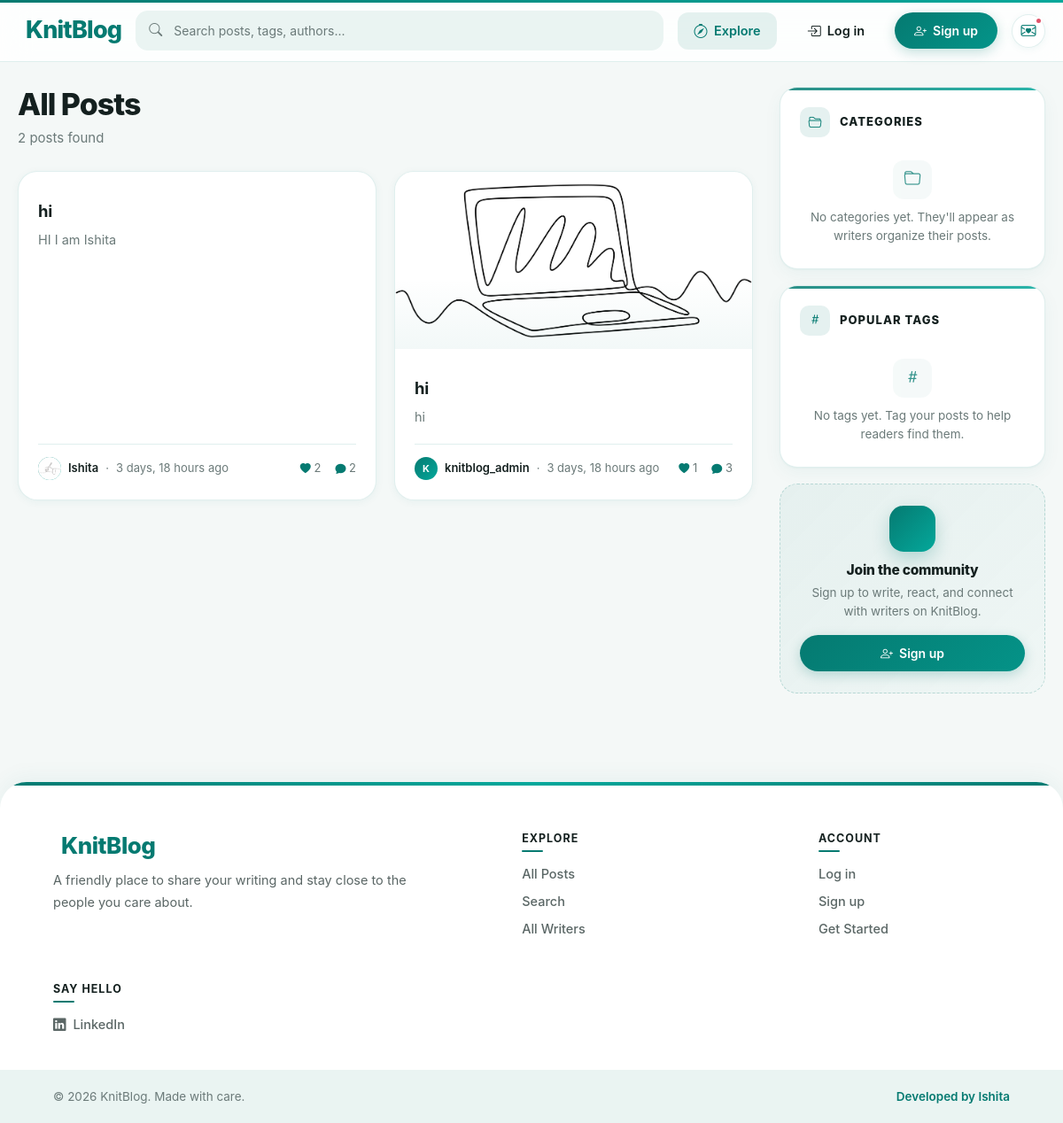
The app's page /posts/, older data.
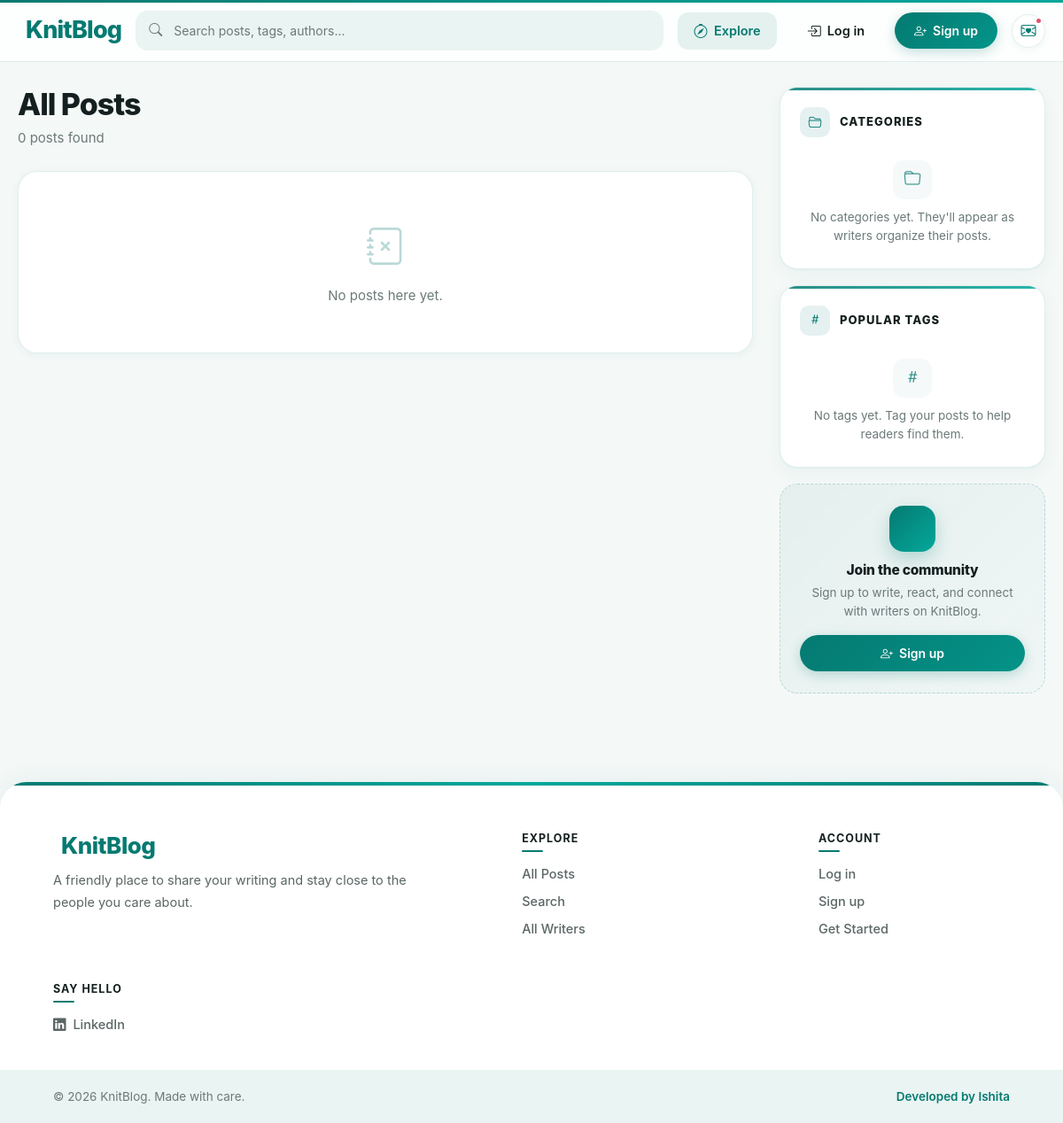
The same page, newer data.
### blog/models.py (models this page shows, shortened)
class Post(models.Model):
    STATUS_CHOICES = (
        ('draft', 'Draft'),
        ('published', 'Published'),
    )
    author = models.ForeignKey(User, on_delete=models.CASCADE, related_name='posts')
    title = models.CharField(max_length=200)
    slug = models.SlugField(max_length=220, unique=True, blank=True)
    excerpt = models.CharField(max_length=300, blank=True)
    content = models.TextField(help_text="Rich text / HTML")
    featured_image = models.ImageField(upload_to='posts/', blank=True, null=True)
    category = models.ForeignKey(
        Category, on_delete=models.SET_NULL, null=True, blank=True, related_name='posts'
    )
    tags = models.ManyToManyField(Tag, blank=True, related_name='posts')
    status = models.CharField(max_length=10, choices=STATUS_CHOICES, default='published')
    original_post = models.ForeignKey(
        'self', null=True, blank=True, on_delete=models.SET_NULL, related_name='shares'
    )
    views = models.PositiveIntegerField(default=0)
    created_at = models.DateTimeField(auto_now_add=True)
    updated_at = models.DateTimeField(auto_now=True)
    published_at = models.DateTimeField(null=True, blank=True)
    class Meta:
        ordering = ['-created_at']
    def get_absolute_url(self):
        return reverse('post-detail', kwargs={'slug': self.slug})

class Profile(models.Model):
    user = models.OneToOneField(User, on_delete=models.CASCADE)
    name = models.CharField(max_length=100, blank=True)
    bio = models.TextField(max_length=300, blank=True)
    avatar = models.ImageField(upload_to='avatars/', blank=True, null=True)
    website = models.URLField(blank=True)
    location = models.CharField(max_length=100, blank=True)
    created_at = models.DateTimeField(auto_now_add=True)
    @property
    def display_name(self):
        return self.name or self.user.username
    @property
    def initial(self):
        return self.display_name[:1].upper()

### blog/views.py (the view)
# urls.py: path("posts/", views.post_list, name="post-list"),
def post_list(request):
    qs = _published_posts()
    page_obj = _paginate(request, qs)
    categories = Category.objects.all()
    popular_tags = Tag.objects.all()[:20]
    context = {
        'page_obj': page_obj,
        'page_title': 'All Posts',
        'categories': categories,
        'popular_tags': popular_tags,
    }
    return render(request, 'post_list.html', context)

### blog/context_processors.py (called while the page is built)
def notifications(request):
    user = getattr(request, "user", None)
    if user is not None and user.is_authenticated:
        return {
            "pending_requests_count": FriendRequest.objects.filter(
                receiver=user, status="pending"
            ).count()
        }
    return {}

def maker_note(request):
    if not MAKER_NOTES:
        return {}
    user = getattr(request, "user", None)
    user_key = user.id if (user is not None and user.is_authenticated) else "anon"
    seed = f"{user_key}-{date.today().isoformat()}"
    idx = int(hashlib.md5(seed.encode()).hexdigest(), 16) % len(MAKER_NOTES)
    return {"maker_note": MAKER_NOTES[idx]}

### blog/views.py (called while the page is built)
def _paginate(request, queryset, per_page=6):
    paginator = Paginator(queryset, per_page)
    return paginator.get_page(request.GET.get('page'))

def _published_posts():
    return (
        Post.objects
        .filter(status='published', original_post__isnull=True)
        .select_related('author', 'author__profile', 'category')
        .prefetch_related('tags', 'likes', 'comments')
    )

### templates/post_list.html (shortened to what this page needs)
{% extends 'base.html' %}
{% load humanize %}
{% block body %}
<div class="knit-blog-layout">
  <div>
    <h1 class="knit-page-title">{{ page_title }}</h1>
    <p class="knit-page-sub">{{ page_obj.paginator.count }} post{{ page_obj.paginator.count|pluralize }} found</p>
    {% if page_obj.object_list %}
      <div class="knit-post-grid">
        {% for post in page_obj %}
          {% include '_post_card.html' with post=post %}
        {% endfor %}
      </div>
    {% else %}
      <div class="knit-card knit-empty">
        <i class="bi bi-journal-x"></i>
        <p>No posts here yet.</p>
      </div>
    {% endif %}
  </div>
  <aside>
    <div class="knit-sidebar-stack">
      <div class="knit-sidebar-card">
        <div class="knit-sidebar-head">
          <span class="knit-sidebar-head-icon"><i class="bi bi-folder2-open"></i></span>
          <h4 class="knit-sidebar-head-title">Categories</h4>
        </div>
        {% if categories %}
          <div class="knit-cat-list">
            {% for c in categories %}
              <a href="{{ c.get_absolute_url }}" class="knit-cat-item">
                <span class="label">
                  <i class="bi bi-bookmark-fill"></i>
                  <span>{{ c.name }}</span>
                </span>
                <i class="bi bi-chevron-right arrow"></i>
              </a>
            {% endfor %}
          </div>
        {% else %}
          <div class="knit-sidebar-empty">
            <div class="icon"><i class="bi bi-folder"></i></div>
            <p>No categories yet. They'll appear as writers organize their posts.</p>
          </div>
        {% endif %}
      </div>
      <div class="knit-sidebar-card">
        <div class="knit-sidebar-head">
          <span class="knit-sidebar-head-icon"><i class="bi bi-hash"></i></span>
          <h4 class="knit-sidebar-head-title">Popular tags</h4>
        </div>
        {% if popular_tags %}
          <div class="knit-tag-cloud">
            {% for t in popular_tags %}
              <a href="{{ t.get_absolute_url }}" class="knit-tag-pill">
                <span class="hash">#</span>{{ t.name }}
                {% if t.post_count %}<span class="count">{{ t.post_count }}</span>{% endif %}
              </a>
            {% endfor %}
          </div>
        {% else %}
          <div class="knit-sidebar-empty">
            <div class="icon"><i class="bi bi-hash"></i></div>
            <p>No tags yet. Tag your posts to help readers find them.</p>
          </div>
        {% endif %}
      </div>
      {% if user.is_authenticated %}
        <div class="knit-write-card">
          <div class="icon"><i class="bi bi-pencil-square"></i></div>
          <h4>Got something to share?</h4>
          <p>Publish a new post in minutes and reach readers instantly.</p>
          <a href="{% url 'post-create' %}" class="btn-knit">
            <i class="bi bi-plus-lg"></i> New post
          </a>
        </div>
      {% else %}
        <div class="knit-write-card">
          <div class="icon"></div>
          <h4>Join the community</h4>
          <p>Sign up to write, react, and connect with writers on KnitBlog.</p>
          <a href="{% url 'signup' %}" class="btn-knit">
            <i class="bi bi-person-plus"></i> Sign up
          </a>
        </div>
      {% endif %}
    </div>
  </aside>
</div>
{% endblock %}

### templates/base.html (shortened to what this page needs)
{% load static %}
<!DOCTYPE html>
<html lang="en">
<head>
  <link href="https://cdn.jsdelivr.net/npm/bootstrap@5.0.2/dist/css/bootstrap.min.css" rel="stylesheet" />
  <link rel="stylesheet" href="https://cdn.jsdelivr.net/npm/bootstrap-icons@1.11.3/font/bootstrap-icons.min.css" />
  <link href="https://cdn.jsdelivr.net/npm/quill@2.0.2/dist/quill.snow.css" rel="stylesheet" />
</head>
<body>
  <nav class="navbar navbar-expand-lg knit-navbar">
    <div class="knit-container knit-navbar-inner">
      <a class="navbar-brand" href="{% url 'home' %}"> KnitBlog</a>
      <form class="knit-search-wrap d-none d-lg-block" action="{% url 'search' %}" method="get" role="search">
        <input type="search" name="q" class="knit-search-input" placeholder="Search posts, tags, authors..." value="{{ request.GET.q|default:'' }}" />
      </form>
      <a class="knit-nav-link d-none d-lg-inline-flex {% if request.resolver_match.url_name == 'post-list' %}active{% endif %}" href="{% url 'post-list' %}">
        <i class="bi bi-compass"></i> Explore
      </a>
      {% if user.is_authenticated %}
        <a class="knit-nav-link d-none d-lg-inline-flex {% if request.resolver_match.url_name == 'knitting-space' %}active{% endif %}" href="{% url 'knitting-space' %}">
          <i class="bi bi-grid-1x2"></i> My Space
        </a>
        <a class="btn-knit d-none d-lg-inline-flex" href="{% url 'post-create' %}">
          <i class="bi bi-plus-lg"></i> Write
        </a>
        <div class="knit-identity d-none d-lg-flex">
          <span class="knit-avatar-nav">
            {% if user.profile.avatar %}<img src="{{ user.profile.avatar.url }}" alt="" />
            {% else %}{{ user.profile.initial }}{% endif %}
          </span>
          <span>{{ user.profile.display_name }}</span>
        </div>
      {% else %}
        <a class="knit-nav-link d-none d-lg-inline-flex" href="{% url 'login' %}">
          <i class="bi bi-box-arrow-in-right"></i> Log in
        </a>
        <a class="btn-knit d-none d-lg-inline-flex" href="{% url 'signup' %}">
          <i class="bi bi-person-plus"></i> Sign up
        </a>
      {% endif %}
      <div class="d-flex align-items-center gap-3 ms-auto">
        {% include '_maker_note.html' %}
      </div>
    </div>
  </nav>
  <main class="knit-main">
    <div class="knit-container">
      {% block body %}{% endblock %}
    </div>
  </main>
  <footer class="knit-footer">
    <div class="knit-footer-content">
      <div class="knit-footer-brand">
        <h2> KnitBlog</h2>
        <p>A friendly place to share your writing and stay close to the people you care about.</p>
      </div>
      <div class="knit-footer-col">
        <h3>Explore</h3>
        <div class="knit-footer-links">
          <a href="{% url 'post-list' %}">All Posts</a>
          <a href="{% url 'search' %}">Search</a>
          <a href="{% url 'user-list' %}">All Writers</a>
        </div>
      </div>
      <div class="knit-footer-col">
        <h3>Account</h3>
        <div class="knit-footer-links">
          {% if user.is_authenticated %}
            <a href="{% url 'knitting-space' %}">My Space</a>
            <a href="{% url 'profile-detail' user.username %}">My Profile</a>
            <a href="{% url 'logout' %}">Log out</a>
          {% else %}
            <a href="{% url 'login' %}">Log in</a>
            <a href="{% url 'signup' %}">Sign up</a>
            <a href="{% url 'get-started' %}">Get Started</a>
          {% endif %}
        </div>
      </div>
      <div class="knit-footer-col">
        <h3>Say Hello</h3>
        <div class="knit-footer-links">
          <a href="https://www.linkedin.com/in/ishitamehra16" target="_blank" rel="noopener noreferrer">
            <i class="bi bi-linkedin me-1"></i> LinkedIn
          </a>
        </div>
      </div>
    </div>
    <div class="knit-footer-bottom">
      <p>© {% now "Y" %} KnitBlog. Made with care.</p>
      <p>Developed by Ishita</p>
    </div>
  </footer>
</body>
</html>

### templates/_maker_note.html (shortened to what this page needs)
{% if maker_note %}
<div class="maker-note-wrap" id="knit-maker-note" data-note-id="{{ maker_note.id }}">
  <button type="button" class="maker-note-btn" aria-label="Read a note from the maker" aria-expanded="false">
    <i class="bi bi-envelope-heart"></i>
  </button>
</div>
{% endif %}

### templates/_post_card.html (shortened to what this page needs)
{% load humanize %}
<article class="knit-post-card">
  {% if post.featured_image %}
    <a href="{{ post.get_absolute_url }}" class="knit-post-card-media">
      <img src="{{ post.featured_image.url }}" alt="{{ post.title }}" loading="lazy" />
    </a>
  {% endif %}
  <div class="knit-post-card-body">
    <h2><a href="{{ post.get_absolute_url }}">{{ post.title }}</a></h2>
    <p>{{ post.excerpt|default:post.content|striptags|truncatewords:22 }}</p>
    <div class="knit-post-card-meta">
      <span class="knit-avatar-xs">
        {% if post.author.profile.avatar %}<img src="{{ post.author.profile.avatar.url }}" alt="" />
        {% else %}{{ post.author.profile.initial }}{% endif %}
      </span>
      <a href="{% url 'profile-detail' post.author.username %}">{{ post.author.profile.display_name }}</a>
      <span>·</span>
      <span>{{ post.created_at|naturaltime }}</span>
      <span class="ms-auto d-flex gap-3">
        <span><i class="bi bi-heart-fill"></i> {{ post.likes.count }}</span>
        <span><i class="bi bi-chat-fill"></i> {{ post.comments.count }}</span>
      </span>
    </div>
  </div>
</article>

### templates/post_list.html (style rules this page uses)
.knit-blog-layout { display:grid; grid-template-columns:minmax(0,1fr) 300px; gap:30px; align-items:start; }
.knit-page-title { font-size:34px; font-weight:800; letter-spacing:-1px; margin:0 0 6px; color:var(--knit-text); }
.knit-page-sub { color:var(--knit-muted); font-size:15px; margin:0 0 26px; }
.knit-sidebar-stack { display:flex; flex-direction:column; gap:18px; position:sticky; top:calc(var(--knit-nav-h) + 20px); }
.knit-sidebar-card { background:#fff; border:1px solid var(--knit-border); border-radius:20px; padding:22px; box-shadow: 0 1px 2px rgba(5,122,113,.04), 0 6px 20px rgba(5,122,113,.05); overflow:hidden; position:relative; transition:box-shadow .2s ease,border-color .2s ease; }
.knit-sidebar-card::before { content:""; position:absolute; top:0;left:0;right:0; height:3px; background:var(--knit-gradient); opacity:.85; }
.knit-sidebar-head { display:flex; align-items:center; gap:11px; margin:0 0 18px; }
.knit-sidebar-head-icon { width:34px;height:34px; border-radius:10px; background:var(--knit-primary-soft); color:var(--knit-primary); display:inline-flex;align-items:center;justify-content:center; font-size:15px; flex-shrink:0; }
.knit-sidebar-head-title { font-size:13px; font-weight:800; text-transform:uppercase; letter-spacing:.08em; color:var(--knit-text); margin:0; line-height:1.2; }
.knit-write-card { background: linear-gradient(135deg, rgba(5,122,113,.06), rgba(4,168,155,.02)); border:1px dashed var(--knit-border-strong); border-radius:20px; padding:24px 22px; text-align:center; transition:all .2s ease; }
.knit-write-card .icon { width:52px;height:52px; margin:0 auto 12px; border-radius:16px; background:var(--knit-gradient); color:#fff; display:flex;align-items:center;justify-content:center; font-size:22px; box-shadow:0 8px 20px rgba(5,122,113,.24); }
.knit-write-card h4 { font-size:15.5px; font-weight:800; margin:0 0 6px; color:var(--knit-text); letter-spacing:-.2px; }
.knit-write-card p { font-size:13.5px; line-height:1.55; color:var(--knit-muted); margin:0 0 16px; }
.knit-write-card .btn-knit { width:100%; justify-content:center; }
.knit-sidebar-empty { text-align:center; padding:8px 4px 4px; }
.knit-sidebar-empty .icon { width:44px;height:44px; margin:0 auto 10px; border-radius:12px; background:var(--knit-primary-softer); color:var(--knit-primary); display:flex;align-items:center;justify-content:center; font-size:19px; opacity:.8; }
.knit-sidebar-empty p { margin:0; font-size:13.5px; color:var(--knit-muted); line-height:1.55; }

Row changes from the older to the newer data that the page shows:
removed Post: title "hi", excerpt "HI I am Ishita", author.profile.avatar (picture), author.profile.display_name "Ishita", created_at "3 days, 18 hours ago", likes.count "2", comments.count "2"
removed Post: featured_image (picture), title "hi", excerpt "hi", author.profile.initial "K", author.profile.display_name "knitblog_admin", created_at "3 days, 18 hours ago", likes.count "1", comments.count "3"
Text that changed along with them:
{{ page_obj.paginator.count }}: "2" → "0"
text now shown: "No posts here yet."
